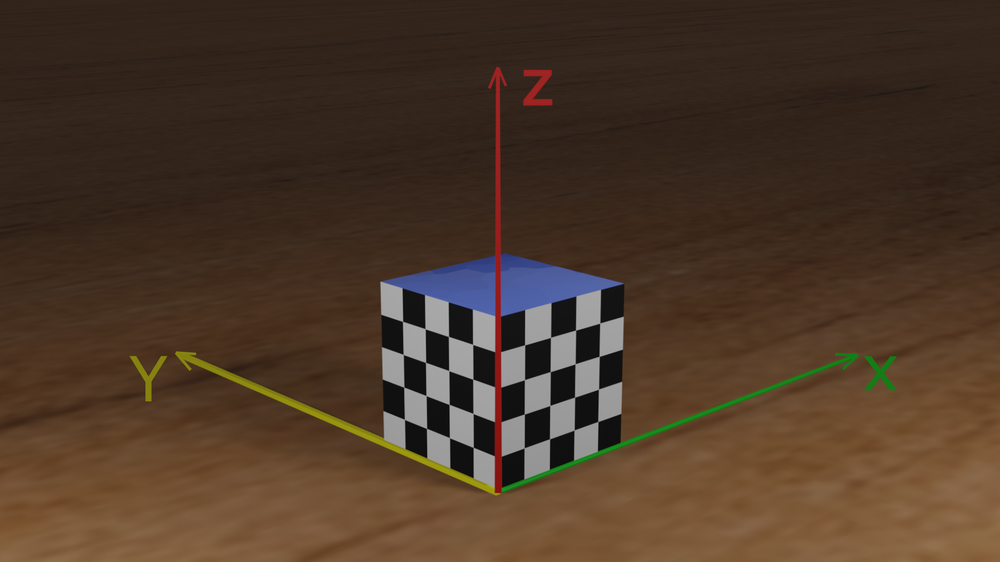
#> input picture project1/checkboard.png, 1000 x 562 px, shrunk from 2002 x 1126 before the run
$ python task2.py
#> lines starting #> are read from the running program, lines starting #| are printed output that depends on the picture; after the words box and inside, x2 and y2 are one past the last pixel; in counts of white or black regions, pixels touching at a corner belong together; long printed decimals are rounded
###############
##Design the function "calibrate" to  return
# (1) intrinsic_params: should be a list with four elements: [f_x, f_y, o_x, o_y], where f_x and f_y is focal length, o_x and o_y is offset;
# (2) is_constant: should be bool data type. False if the intrinsic parameters differed from world coordinates.
#                                            True if the intrinsic parameters are invariable.
#It is ok to add other functions if you need
###############
import numpy as np
import cv2
from cv2 import imread, cvtColor, COLOR_BGR2GRAY, TERM_CRITERIA_EPS, TERM_CRITERIA_MAX_ITER, \
    findChessboardCorners, cornerSubPix, drawChessboardCorners

def calibrate(imgname):
    #......
#> called with imgname = 'checkboard.png'
    world_coordinates=[[40, 0, 40], [40, 0, 30], [40, 0, 20], [40, 0, 10],
                       [30, 0, 40], [30, 0, 30], [30, 0, 20], [30, 0, 10],
                       [20, 0, 40], [20, 0, 30], [20, 0, 20], [20, 0, 10],
                       [10, 0, 40], [10, 0, 30], [10, 0, 20], [10, 0, 10],
                       [0, 0, 40],  [0, 0, 30],  [0, 0, 20],  [0, 0, 10],
                       [0, 10, 40], [0, 10, 30], [0, 10, 20], [0, 10, 10],
                       [0, 20, 40], [0, 20, 30], [0, 20, 20], [0, 20, 10],
                       [0, 30, 40], [0, 30, 30], [0, 30, 20], [0, 30, 10],
                       [0, 40, 40], [0, 40, 30], [0, 40, 20], [0, 40, 10]]

    #CHECKERBOARD = (5, 5)
    criteria = (cv2.TERM_CRITERIA_EPS + cv2.TERM_CRITERIA_MAX_ITER, 30, 0.001)

    image=imread(imgname)
#> image is the input picture: shape (562, 1000, 3); mean B, G, R 40.6, 56.2, 76.2
    gray = cv2.cvtColor(image, cv2.COLOR_BGR2GRAY)
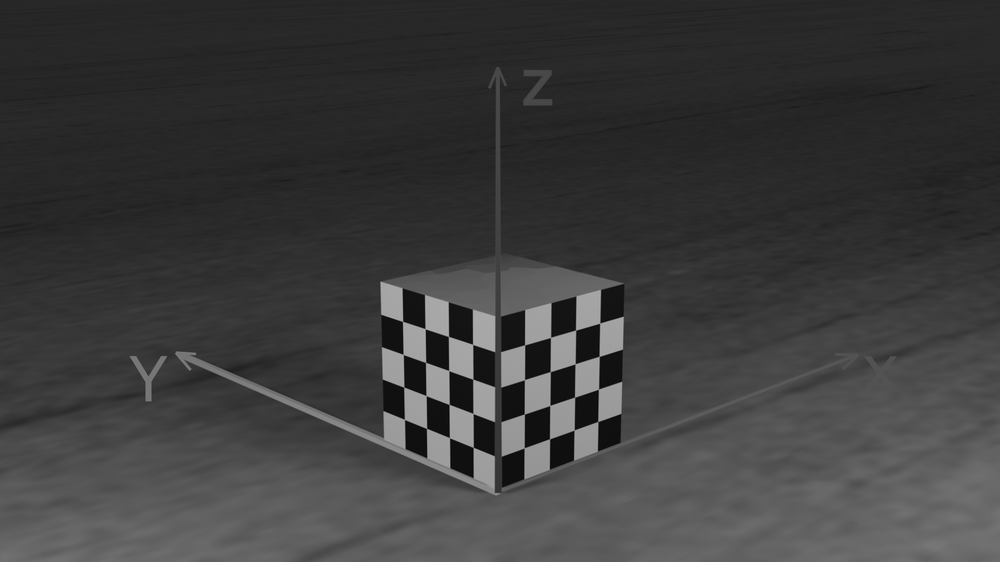
#> gray: shape (562, 1000); min 2, max 178, mean 60.4
    # Find the chess board corners
    ret, corners=cv2.findChessboardCorners(gray,(4,9),None)
#> ret = True; corners = 36 rows, first 8: [599.6, 323.3], [599, 356.5], [598.5, 389.2], [597.9, 421.5], [575.9, 330.2], [575, 363.8], [574.7, 397.2], [574, 430]
    array1=[]
    if ret == True:
        #objpoints.append(objp)
        corners2 = cv2.cornerSubPix(gray, corners, (11, 11), (-1, -1), criteria)
#> corners2 = 36 rows, first 8: [599.7, 323.1], [599.2, 356.3], [598.5, 389.2], [597.8, 421.5], [575.6, 330.1], [575.1, 363.8], [574.6, 397.2], [574.2, 430]
        #imgpoints.append(corners2)

        # Draw and display the corners
        image = cv2.drawChessboardCorners(image, (4,9), corners2, ret)
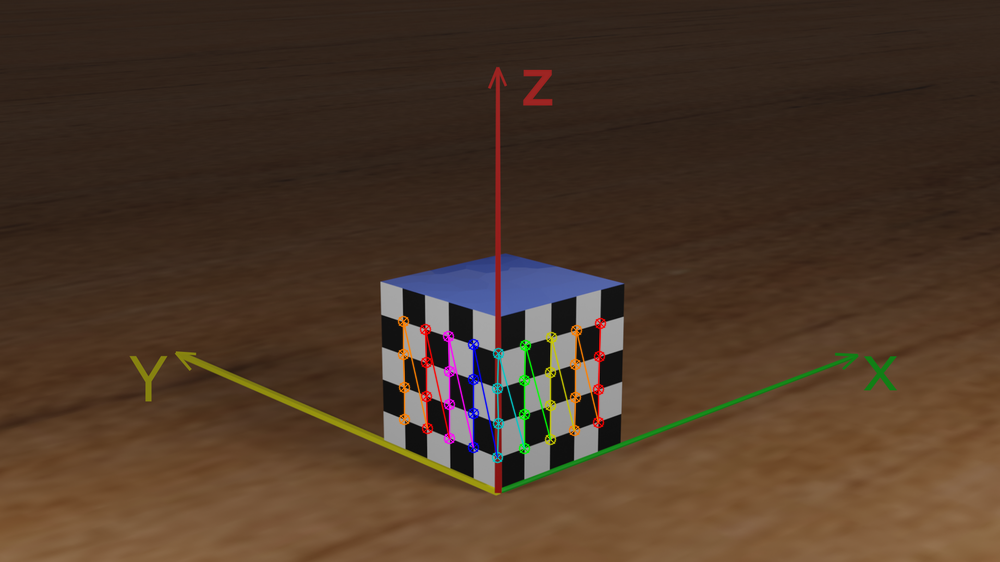
#> image: shape (562, 1000, 3); 1.44% of pixels changed, all inside (x1, y1, x2, y2) = (397, 315, 607, 464)

        #cv2.imshow('img', image)
        #cv2.waitKey(0)

    #world_coordinates = [[40,0,40],[40,0,30],[40,0,20],[40,0,10],[30,0,40],[30,0,30],[30,0,20],[30,0,10],[20,0,40],[20,0,30],[20,0,20],[20,0,10],[10,0,40],[10,0,30],[10,0,20],[10,0,10],[0,0,40],[0,0,30],[0,0,20],[0,0,10],[0,10,40],[0,10,30],[0,10,20],[0,10,10],[0,20,40],[0,20,30],[0,20,20],[0,20,10],[0,30,40],[0,30,30],[0,30,20],[0,30,10],[0,40,40],[0,40,30],[0,40,20],[0,40,10]]
    array1.append(corners2)
    #print(corners2.shape)
    matrix=[]
    cornersNew=array1[0].reshape(36,2)
#> cornersNew = 36 pairs, first value 402.5 to 599.7, second value 321.4 to 457.4
    #print(cornersNew)
    for i in range(0,35):
        var1=[world_coordinates[i][0],world_coordinates[i][1], world_coordinates[i][2],1,0,0,0,0,-cornersNew[i][0]*world_coordinates[i][0],-cornersNew[i][0]*world_coordinates[i][1],-cornersNew[i][0]*world_coordinates[i][2],-cornersNew[i][0]]
        matrix.append(var1)
        var2=[0,0,0,0,world_coordinates[i][0],world_coordinates[i][1], world_coordinates[i][2],1,-cornersNew[i][1]*world_coordinates[i][0],-cornersNew[i][1]*world_coordinates[i][1],-cornersNew[i][1]*world_coordinates[i][2],-cornersNew[i][1]]
        matrix.append(var2)
#> this loop made 35 passes
#> (var1, var2) on passes 1 to 5: ([40, 0, 40, 1, 0, 0, 0, 0, -23989.3, 0, -23989.3, -599.7], [0, 0, 0, 0, 40, 0, 40, 1, -12924.4, 0, -12924.4, -323.1]), ([40, 0, 30, 1, 0, 0, 0, 0, -23967.7, 0, -17975.8, -599.2], [0, 0, 0, 0, 40, 0, 30, 1, -14253.9, 0, -10690.4, -356.3]), ([40, 0, 20, 1, 0, 0, 0, 0, -23939.3, 0, -11969.6, -598.5], [0, 0, 0, 0, 40, 0, 20, 1, -15566.1, 0, -7783.1, -389.2]), ([40, 0, 10, 1, 0, 0, 0, 0, -23912.3, 0, -5978.1, -597.8], [0, 0, 0, 0, 40, 0, 10, 1, -16860.5, 0, -4215.1, -421.5]), ([30, 0, 40, 1, 0, 0, 0, 0, -17267.1, 0, -23022.8, -575.6], [0, 0, 0, 0, 30, 0, 40, 1, -9903.8, 0, -13205.1, -330.1])
#> after the loop, matrix = 70 items

    u, s, v = np.linalg.svd(matrix,full_matrices=True)
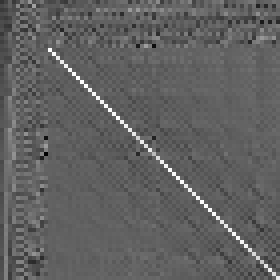
#> u: shape (70, 70) float64 (shown 4 times larger); min -0.582, max 0.943, mean -0.000694; drawn with min black and max white
#> s = [117713.9, 65799.9, 34881.9, 1304.4, 186.8, 106.3, 55.76, 10.27, 6.75, 4.79, 1.44, 0.00123]
    x=v[11]
#> x = [-0.00507, 0.00224, 0.00049, -0.712, 0.000207, 0.000245, 0.0053, -0.703, -2.54e-06, -2.63e-06, 9.83e-07, -0.00143]

    #lambda_l=np.sqrt(1/(x[8]*x[8]+x[9]*x[9]+x[10]*x[10]))
    lambda_l = np.sqrt(1/np.sum([x[8] ** 2, x[9] ** 2, x[10] ** 2]))
#> lambda_l = 264014
    #print (lambda_l)
    m=lambda_l*x
#> m = [-1339.5, 592.5, 129.5, -187872.4, 54.53, 64.63, 1400.3, -185480.7, -0.67, -0.695, 0.26, -377.5]

    matrix1 = [m[0],m[1],m[2]]
#> matrix1 = [-1339.5, 592.5, 129.5]
    matrix2 = [m[4], m[5], m[6]]
#> matrix2 = [54.53, 64.63, 1400.3]
    matrix3 = [m[8], m[9], m[10]]
#> matrix3 = [-0.67, -0.695, 0.26]
    # [6 lines of commented-out code are left out]
    Ox = np.sum([np.dot(matrix1[0], matrix3[0]),np.dot(matrix1[1], matrix3[1]),np.dot(matrix1[2], matrix3[2])])
#> Ox = 519.6
    Oy = matrix2[0] * matrix3[0] + matrix2[1] * matrix3[1] + matrix2[2] * matrix3[2]
#> Oy = 282
    # [4 lines of commented-out code are left out]
    Fx=np.sqrt(matrix1[0] * matrix1[0] + matrix1[1] * matrix1[1] + matrix1[2] * matrix1[2] - np.square(Ox))
#> Fx = 1375.5
    Fy=np.sqrt(matrix2[0] * matrix2[0] + matrix2[1] * matrix2[1] + matrix2[2] * matrix2[2] - np.square(Oy))
#> Fy = 1374.2

    return ([Fx,Fy,Ox,Oy],True)


if __name__ == "__main__":
    intrinsic_params, is_constant = calibrate('checkboard.png')
#> intrinsic_params = [1375.5, 1374.2, 519.6, 282]; is_constant = True
    print(intrinsic_params)
#| [1375.547, 1374.236, 519.586, 281.958]
    print(is_constant)
#| True
